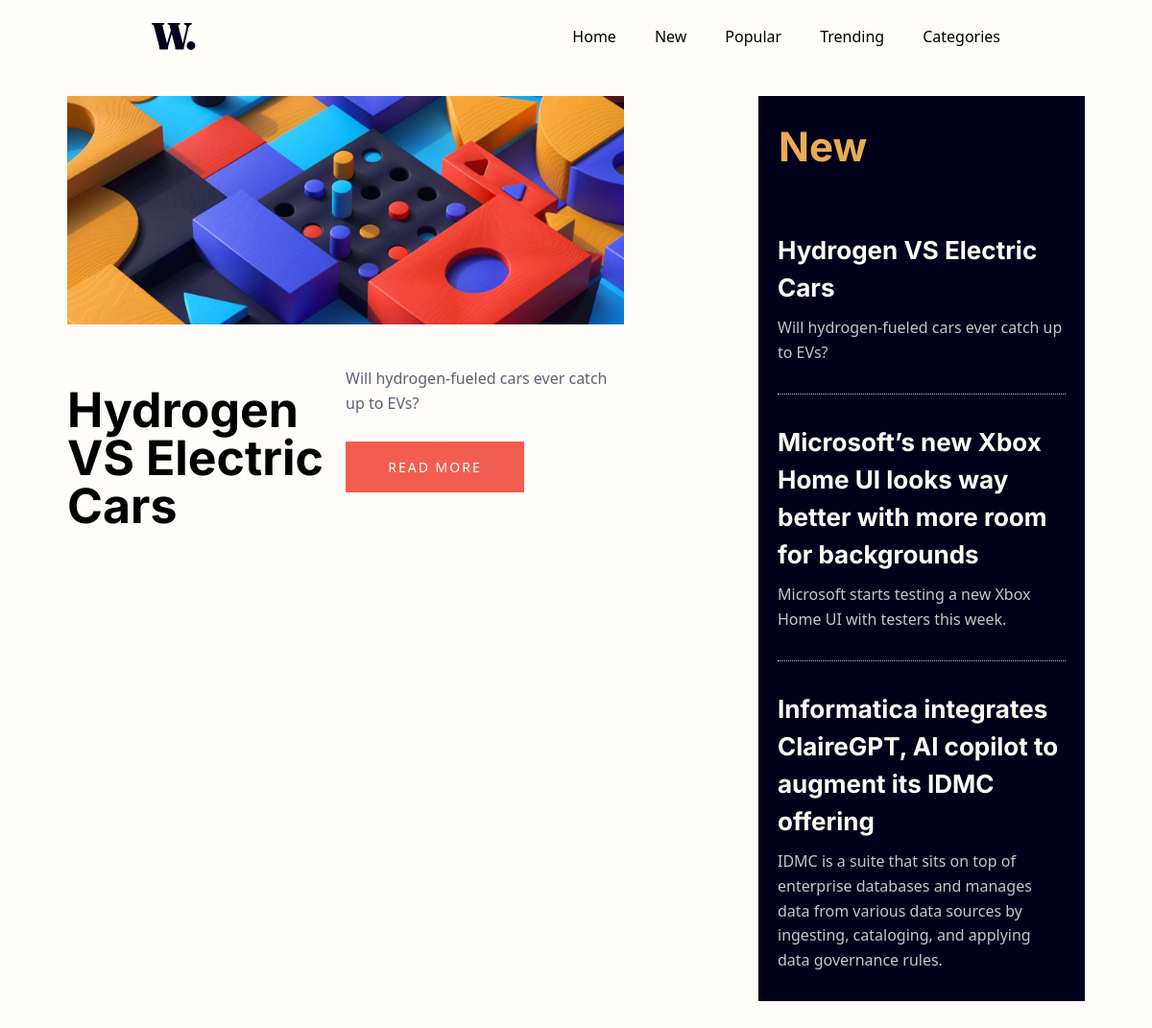
/listings/, run on the app's committed database.
### listings/models.py (models this page shows, shortened)
class Listing(models.Model):
    title = models.CharField(max_length=150)
    subtitle = models.CharField(max_length=200)
    date = models.DateField(default=datetime.now)
    author = models.CharField(max_length=20)
    content = models.CharField(max_length=300)
    image = models.ImageField()
    viewCount = models.IntegerField(default=0,editable=False)# Upon creation the views will be 0

### listings/views.py (the view)
# urls.py: path('listings/', listing_list),
def listing_list(request) :
    listings = Listing.objects.all()
    context = {
        "listings" : listings
    }
    return render(request , "listings.html", context)

### core/templates/listings.html (shortened to what this page needs)
{% extends 'core/index.html' %}

### core/templates/core/index.html (shortened to what this page needs)
{% extends 'core/base.html' %}
{% load static %}
{% block hero %}
<section class="section hero" aria-label="home">
    <div class="container">
      {% for listing in listings|slice:":1"  %}
      <div class="hero-banner">
        <figure class="img-holder desktop" style="--width : 300; --height:600;">
          <img src="{% static 'assets/images/image-web-3-desktop.jpg' %}" width="300" height="600" alt="hero-banner" class="img-cover">
        </figure>
      </div>
      <div class="hero-content">
        <h1 class="h1 hero-title">
          {{listing.title}}
        </h1>
        <div class="wrapper">
            <p class="hero-subtext">
              {{listing.subtitle}}
            </p>
            <a href="/listings/{{ listing.id }}/" class="btn btn-primary">Read more</a>
        </div>
        {% endfor %}
      </div>
    </div>
</section>
{% endblock hero %}
{% block new %}
<section class="section new" aria-labelledby="new-label">
    <div class="container">
      <div class="new-wrapper">
        <h2 class="h2 section-title">New</h2>
        <ul class="grid-list">
            {% for listing in listings %}
          <li>
            <div class="new-card">
              <a href="/listings/{{ listing.id }}/" class="h4 card-title">{{listing.title}}</a>
              <p class="card-subtext">
                {{listing.subtitle}}
              </p>
            </div>
          </li>
            {% endfor %}
        </ul>
      </div>
    </div>
</section>
{% endblock new%}

### static/assets/css/style.css (style rules this page uses)
html { margin: 0; padding: 0; box-sizing: border-box; }
li { list-style: none; }
a, img, span, button, ion-icon { display: block; }
a { color: inherit; text-decoration: none; }
img { height: auto; }
p { line-height: 1.6; }
.container { padding-inline: 16px; }
@media (min-width: 575px) { .container { max-width: 1620px; margin: auto; padding-inline: 70px; } }
.img-cover { width: 100%; height: 100%; -o-object-fit: cover; object-fit: cover; }
.grid-list { display: grid; }
.h1 { font-size: 5rem; font-weight: 800; }
.h1, .h2, .h3, .h4 { color: hsl(0, 0%, 0%); font-family: "Inter", sans-serif; font-weight: 700; }
.btn { -webkit-margin-before: 26px; margin-block-start: 26px; padding-inline: 20px; padding-block: 16px; width: 186px; color: hsl(36, 100%, 99%); background-color: hsl(5, 85%, 63%); text-align: center; letter-spacing: 0.2rem; text-transform: uppercase; font-size: 1.4rem; transition: 0.25s ease; }
html { font-family: "Inter", sans-serif; font-size: 10px; scroll-behavior: smooth; }
html body { background-color: hsl(36, 100%, 99%); color: hsl(0, 0%, 0%); font-size: 1.6rem; }
@media (min-width: 575px) { html body article .container { max-width: 1920px; margin: auto; } }
html body .hero { -webkit-padding-before: 100px; padding-block-start: 100px; -webkit-padding-after: 60px; padding-block-end: 60px; }
html body .hero .img-holder.desktop { display: none; }
@media (min-width: 575px) { html body .hero .img-holder.desktop { display: block; } }
html body .hero .hero-content .hero-title { padding-block: 20px; line-height: 1; }
html body .hero .hero-content .hero-subtext { color: hsl(236, 13%, 42%); }
@media (min-width: 575px) { html body .hero .hero-content { display: grid; grid-template-columns: 1fr 1fr; -webkit-padding-before: 44px; padding-block-start: 44px; } }
@media (min-width: 575px) { html body .new { -webkit-padding-before: 100px; padding-block-start: 100px; } }
html body .new .container { -webkit-margin-after: 60px; margin-block-end: 60px; }
html body .new .container .new-wrapper { padding-inline: 20px; background-color: hsl(240, 100%, 5%); }
html body .new .container .new-wrapper .h2 { font-size: 4.2rem; color: hsl(35, 77%, 62%); border: 1px solid hsl(240, 100%, 5%); -webkit-padding-before: 20px; padding-block-start: 20px; }
html body .new .container .new-wrapper .grid-list { -webkit-padding-before: 26px; padding-block-start: 26px; }
html body .new .container .new-wrapper .grid-list li { padding-block: 30px; }
html body .new .container .new-wrapper .grid-list li .card-title { font-size: 2.6rem; color: hsl(36, 100%, 99%); -webkit-padding-after: 10px; padding-block-end: 10px; transition: 0.5s ease; }
html body .new .container .new-wrapper .grid-list li .card-subtext { color: hsl(233, 8%, 79%); }
html body .new .container .new-wrapper .grid-list li:not(:first-child):not(:last-child) { border-top: 1px dotted hsl(233, 8%, 79%); border-bottom: 1px dotted hsl(233, 8%, 79%); }

### data on the page
Listing: title "Hydrogen VS Electric Cars", subtitle "Will hydrogen-fueled cars ever catch up to EVs?"
Listing: title "Microsoft’s new Xbox Home UI looks way better with more room for backgrounds", subtitle "Microsoft starts testing a new Xbox Home UI with testers this week."
Listing: title "Informatica integrates ClaireGPT, AI copilot to augment its IDMC offering", subtitle "IDMC is a suite that sits on top of enterprise databases and manages data from various data sources by ingesting, cataloging, and applying data governance rules."
